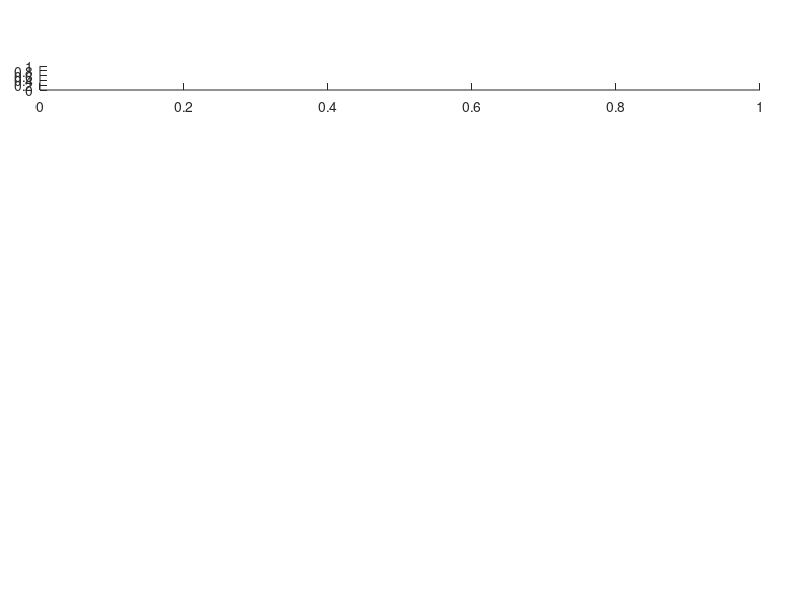

This chart was generated by the following MATLAB code: (Note: this script raises an error after producing the figure.)
function biofeedbackFigure1(subjectName,folderName)
    
    % Function to generate figure1
    % Input:
        % Subject name as string
        % foldername (optional)
     
    randomfigurenumber = 100+randi(100); 
    figure(randomfigurenumber);
    
    if ~exist('subjectName','var'); subjectName = 'PB'; end
    if ~exist('folderName','var');  folderName  = '';    end
    
    fontsize = 10;
    
    if isempty(folderName)
        pathStr     = fileparts(pwd);
        folderName  = fullfile(pathStr,'Data',subjectName);
    end
    
    hFigure1          = gcf; % Creating 
    
%     set(gcf,'Visible', 'off'); 
    
    hExperimentFlow   = subplot('Position',[0.05 0.85 0.9 0.04],'Parent',hFigure1);
    hTFPlot           = getPlotHandles(2,1,[0.05 0.1 0.3 0.6],0.01,0.06);
    hsubplotDE        = getPlotHandles(1,2,[0.4 0.1 0.55 0.6],0.05,0.01);
    
    hFreqVsTime                 = hTFPlot(1);
    hPowervsTime                = hTFPlot(2);
    hRawAlphaPowerVsTrials      = hsubplotDE(1);
    hChInAlphaPowerVsTime       = hsubplotDE(2);
    
    set(hChInAlphaPowerVsTime, 'Box', 'off');
%     hChInAlphaPowerVsTrialtypes = axes('Position', [0.8 0.5 0.15 0.2]); % position for  within the figure 2
    hChInAlphaPowerVsTrialtypes = axes('Position', [0.83 0.6 0.12 0.15]);
    
    %%%%%%%%%%%%%%%%%%%%%%%%%%%%%%%%%%%%%%%%%%%%%%%%%%%%%%%%%%%%%%%%%%%%%%%
    %%%%%%%%%%%%%%%%%%%%%% Subplot 1 (hExperimentFlow) %%%%%%%%%%%%%%%%%%%%
    
    dX = 1; dY = 1;
    colorNameTypes = 'rgb';
    % Load saved data
    trialTypeFileName = fullfile(folderName,[subjectName 'trialTypeList.mat']);
    load(trialTypeFileName,'trialTypeList');
    % input: trialtype list:
    trialTypeList1D = trialTypeList';
    trialTypeList1D = trialTypeList1D(:);
    
    hold(hExperimentFlow,'on');    % plotting the experimental plot using patch
    
    for i = 1:3
        pos         = find(trialTypeList1D == i);
        patchX      = pos';
        patchLocX   = [patchX; patchX; patchX+dX; patchX+dX];
        patchY      = zeros(size(patchX));
        patchLocY   = [patchY; patchY+dY; patchY+dY; patchY];
        patch(patchLocX,patchLocY,colorNameTypes(i),'parent',hExperimentFlow,'EdgeColor','k');
    end
    
    xlim(hExperimentFlow,[0,61]);  ylim(hExperimentFlow,[-2,2]);    xlabel(hExperimentFlow,'Trial No');
    set(hExperimentFlow,'Ytick',[]);
    set(hExperimentFlow,'Ycolor',[1 1 1]);  % Making yaxis invisible
    hold(hExperimentFlow,'off');
    
%     hExperimentFlow.YAxis.Visible = 'off';  % Alternative way
%   
    %%%%%%%%%%%%%%%%%%%%%%%%%%%%%%%%%%%%%%%%%%%%%%%%%%%%%%%%%%%%%%%%%%%%%%%
    %%%%%%%%%%%%%%%%%%%%% Subplot 1.b(2) (hFreqVsTime) %%%%%%%%%%%%%%%%%%%%
    
    % spectogram plot
    % we need frequency, power and time. 
%%%     SessionNumber   = input('Input the Session Number, Default value 2 \n');
    if ~exist('SessionNumber','var'),  SessionNumber   = 2;     end    
%%%     trialNumber     = input('Input the trial Number, Default value 13 \n'); % change accordingly
    if ~exist('trialNumber','var'),    trialNumber     = 4;     end
    
    calibrationData     = load(fullfile(folderName,[subjectName 'CalibrationProcessedData' 'Session' num2str(SessionNumber) '.mat']));
    analysisData        = load(fullfile(folderName,[subjectName 'ProcessedData' 'Session' num2str(SessionNumber) 'Trial' num2str(trialNumber) '.mat']));
    
    tfDataTMP           = log10(analysisData.tfData);
    
%%% change this if have to use only alpha power from the data matrix:
    meanCalibrationPower    = log10(mean(calibrationData.tfData,2)); % taking log of mean
    meanCalibrationPower    = mean(log10(calibrationData.tfData),2); % taking mean of log
    freqVsTimevsDeltaPower     = 10*(tfDataTMP - repmat(meanCalibrationPower,1,size(tfDataTMP,2)));
    
    freqVals    = analysisData.freqVals;    
    timeValsTF  = analysisData.timeValsTF ;
    
    %%%%% 2nd plot 
    pcolor(hFreqVsTime,timeValsTF,freqVals,freqVsTimevsDeltaPower);  shading(hFreqVsTime,'interp'); % timevasl on row; freqval on column
    colormap(hFreqVsTime,'jet'); cBar = colorbar(hFreqVsTime);

%     set(hFreqVsTime,'fontsize',fontsize,'fontweight','bold');
    ylabel(hFreqVsTime,'Frequency (Hz)','fontsize',fontsize,'fontweight','bold');
    xlabel(hFreqVsTime,'Time (s)','fontsize',fontsize,'fontweight','bold');
    title(hFreqVsTime,'Delta spectogram','fontsize',fontsize,'fontweight','bold'); 

%     set(cBar,'fontsize',fontsize,'fontweight','bold');
    xlabel(cBar,'dB','fontsize',fontsize,'fontweight','bold');
    ylabel(cBar,'Change in Power','fontsize',fontsize,'fontweight','bold');

    %%%%%%%%%%%%%%%%%%%%%%%%%%%%%%%%%%%%%%%%%%%%%%%%%%%%%%%%%%%%%%%%%%%%%%%
    %%%%%%%%%%%%%%%%%%%%% Subplot 1.c(3) (hPowervsTime) %%%%%%%%%%%%%%%%%%%
        
    deltaPowerVsTime = mean(freqVsTimevsDeltaPower,1); 
    plot(hPowervsTime,timeValsTF,deltaPowerVsTime);
%     set(hPowervsTime,'fontsize',fontsize,'fontweight','bold');
    ylabel(hPowervsTime,'Change In Power (dB)','fontsize',fontsize,'fontweight','bold');
    xlabel(hPowervsTime,'Time (s)','fontsize',fontsize,'fontweight','bold');
%%%     title(hPowervsTime,'','fontsize',fontsize,'fontweight','bold'); 
    
    %%%%%%%%%%%%%%%%%%%%%%%%%%%%%%%%%%%%%%%%%%%%%%%%%%%%%%%%%%%%%%%%%%%%%%%
    %%%%%%%%%%%%%%%%%%%%% Subplot 1.d(4) (hRawAlphaPowerVsTrials) %%%%%%%%%
     
    %%%%%%%%%%%%%%%%%%%%%%%%%%%%%%%%%%%%%%%%%%%%%%%%%%%%%%%%%%%%%%%%%%%%%%%
    %%%%%%%%%%%%%%%%%%%%% Subplot 1.e(5) (hChInAlphaPowerVsTime) %%%%%%%%%%
          
    %%%%%%%%%%%%%%%%%%%%%%%%%%%%%%%%%%%%%%%%%%%%%%%%%%%%%%%%%%%%%%%%%%%%%%%
    %%%%%%%%%%%%%%%%%%%%% Subplot 1.e.2(6) (hChInAlphaPowerVsTrialtypes) %%%%%%%%%%
    
    analysisPlotHandles.powerVsTrial    = hRawAlphaPowerVsTrials;
    analysisPlotHandles.powerVsTime     = hChInAlphaPowerVsTime; 
    analysisPlotHandles.barPlot         = hChInAlphaPowerVsTrialtypes;
    
    [analysisPlotHandles,~,~,~,~,~,~,~,typeNameList]  = biofeedbackAnalysis_Ver2_Mod_fig1(subjectName,'',1,analysisPlotHandles);
%     
%     [analysisPlotHandles,colorNames,meanEyeOpenPowerList(i,:), ...
%     meanEyeClosedPowerList(i,:),calibrationPowerList(i,:), ...
%     trialTypeList1D(i,:),powerVsTimeList(i,:,:),timeVals,typeNameList] ...
%         = biofeedbackAnalysis_Ver2(subjectNames{i},'',1,[]);
    
    %% Providing the legends and axis names:
    
    % legend([h1 h2 h3],'','','','Location','Best')
    set(analysisPlotHandles.barPlot,'XTick',1:3,'XTickLabel',typeNameList);
    xlabel(analysisPlotHandles.powerVsTrial,'TrialNo','fontsize',fontsize,'fontweight','bold');
    ylabel(analysisPlotHandles.powerVsTrial,'Raw Alpha Power(\muV^2)','fontsize',fontsize,'fontweight','bold');
%     xlabel(analysisPlotHandles.diffPowerVsTrial,'TrialNo');
%     ylabel(analysisPlotHandles.diffPowerVsTrial,'\DeltaPower(dB)');
%     title(['Subject',num2str(i)]);
    % legend([h1 h2 h3],'','','','Location','Best')
%     title(analysisPlotHandles.powerVsTime,['Subject',num2str(i)]);
    xlabel(analysisPlotHandles.powerVsTime,'Time(sec)','fontsize',fontsize,'fontweight','bold');
    ylabel(analysisPlotHandles.powerVsTime,'\DeltaPower(dB)','fontsize',fontsize,'fontweight','bold');
    xlabel(analysisPlotHandles.barPlot,'TrialTypes','fontsize',fontsize,'fontweight','bold');
    ylabel(analysisPlotHandles.barPlot,'\DeltaPower(dB)','fontsize',fontsize,'fontweight','bold');   
    
    title(hExperimentFlow,['Subject: ', subjectName]);
    disp('one subject data analysis completed');
    
    
end